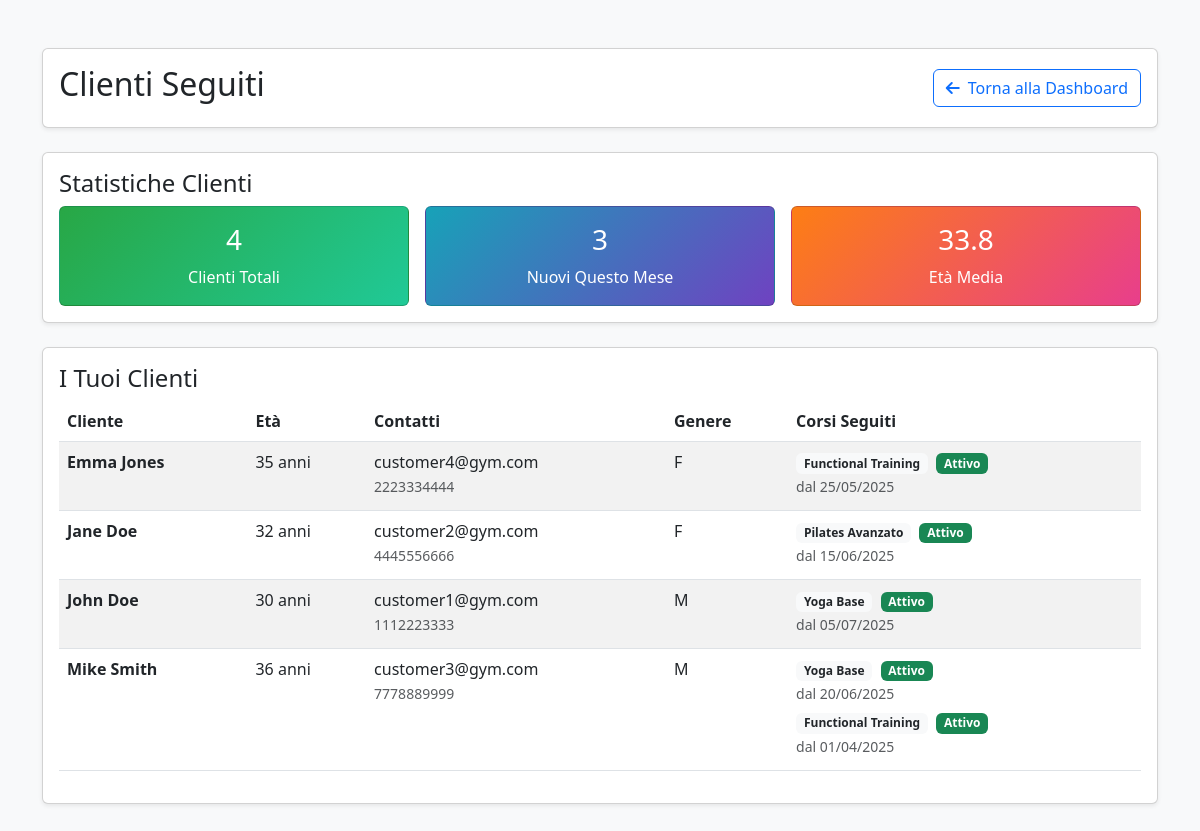
Page /trainer_customers.php (signed in) on the committed database.
### tables this page shows
CREATE TABLE enrollment (
    customerID INT NOT NULL,
    courseID INT NOT NULL,
    enrollmentDate DATE DEFAULT (CURRENT_DATE),
    PRIMARY KEY (customerID, courseID),
    FOREIGN KEY (customerID) REFERENCES USER(userID) ON DELETE CASCADE,
    FOREIGN KEY (courseID) REFERENCES COURSE(courseID) ON DELETE CASCADE
);

CREATE TABLE USER (
    userID INT PRIMARY KEY AUTO_INCREMENT,
    email VARCHAR(255) UNIQUE NOT NULL,
    password VARCHAR(255) NOT NULL,
    userName VARCHAR(100) NOT NULL,
    firstName VARCHAR(100) NOT NULL,
    lastName VARCHAR(100) NOT NULL,
    birthDate DATE,
    gender ENUM('M', 'F', 'Other'),
    phoneNumber VARCHAR(20),
    role ENUM('customer', 'trainer', 'admin') DEFAULT 'customer',
    specialization VARCHAR(255),
    availability TEXT,
    createdAt TIMESTAMP DEFAULT CURRENT_TIMESTAMP
);

CREATE TABLE COURSE (
    courseID INT PRIMARY KEY AUTO_INCREMENT,
    name VARCHAR(255) NOT NULL,
    description TEXT,
    maxParticipants INT DEFAULT 20,
    startDate DATE,
    finishDate DATE
);

### trainer_customers.php (the view, shortened to what this page needs)
<?php
require_once 'config.php';
$trainerID = $_SESSION['userID'];
$stmt = $conn->prepare("
    SELECT DISTINCT u.userID, u.firstName, u.lastName, u.email, u.phoneNumber, u.birthDate, u.gender,
           e.enrollmentDate, c.name as course_name, c.courseID, c.finishDate
    FROM USER u
    JOIN enrollment e ON u.userID = e.customerID
    JOIN COURSE c ON e.courseID = c.courseID
    JOIN teaching t ON c.courseID = t.courseID
    WHERE t.trainerID = ? AND u.role = 'customer'
    ORDER BY u.firstName, u.lastName, e.enrollmentDate DESC
");
$stmt->bind_param('i', $trainerID);
$stmt->execute();
$customers = $stmt->get_result()->fetch_all(MYSQLI_ASSOC);
$groupedCustomers = [];
foreach ($customers as $customer) {
    $customerID = $customer['userID'];
    if (!isset($groupedCustomers[$customerID])) {
        $groupedCustomers[$customerID] = [
            'info' => $customer,
            'courses' => []
        ];
    }
    $today = new DateTime();
    $finishDate = new DateTime($customer['finishDate']);
    if ($finishDate >= $today) {
        $status = 'active';
    } else {
        $status = 'completed';
    }
    $groupedCustomers[$customerID]['courses'][] = [
        'courseID' => $customer['courseID'],
        'name' => $customer['course_name'],
        'enrollmentDate' => $customer['enrollmentDate'],
        'status' => $status
    ];
}
function calcAge($birthDate) {
    try {
        $birth = new DateTime($birthDate);
        $now = new DateTime();
        return $now->diff($birth)->y;
    } catch (Exception $e) {
        return 'N/A';
    }
}
function getTrainerCustomerStats($conn, $trainerID) {
    $stmt = $conn->prepare("
        SELECT COUNT(DISTINCT e.customerID) as total
        FROM enrollment e
        JOIN COURSE c ON e.courseID = c.courseID
        JOIN teaching t ON c.courseID = t.courseID
        WHERE t.trainerID = ? AND c.finishDate >= CURDATE()
    ");
    $stmt->bind_param('i', $trainerID);
    $stmt->execute();
    $totalCustomers = $stmt->get_result()->fetch_assoc()['total'];
    $stmt = $conn->prepare("
        SELECT COUNT(DISTINCT e.customerID) as active
        FROM enrollment e
        JOIN COURSE c ON e.courseID = c.courseID
        JOIN teaching t ON c.courseID = t.courseID
        WHERE t.trainerID = ?
        AND c.finishDate >= CURDATE()
        AND e.enrollmentDate >= DATE_SUB(CURDATE(), INTERVAL 30 DAY)
    ");
    $stmt->bind_param('i', $trainerID);
    $stmt->execute();
    $activeThisMonth = $stmt->get_result()->fetch_assoc()['active'];
    $stmt = $conn->prepare("
        SELECT u.birthDate
        FROM USER u
        JOIN enrollment e ON u.userID = e.customerID
        JOIN COURSE c ON e.courseID = c.courseID
        JOIN teaching t ON c.courseID = t.courseID
        WHERE t.trainerID = ? AND u.birthDate IS NOT NULL AND c.finishDate >= CURDATE()
    ");
    $stmt->bind_param('i', $trainerID);
    $stmt->execute();
    $result = $stmt->get_result();
    $ages = [];
    while ($row = $result->fetch_assoc()) {
        $age = calcAge($row['birthDate']);
        if (is_numeric($age)) {
            $ages[] = $age;
        }
    }
    $avgAge = !empty($ages) ? round(array_sum($ages) / count($ages), 1) : 0;
    return [
        'total' => $totalCustomers,
        'activeThisMonth' => $activeThisMonth,
        'avgAge' => $avgAge
    ];
}
$stats = getTrainerCustomerStats($conn, $trainerID);
?>
<!DOCTYPE html>
<html lang="it">
<head>
    <link href="https://cdnjs.cloudflare.com/ajax/libs/bootstrap/5.3.0/css/bootstrap.min.css" rel="stylesheet" />
    <link href="https://cdnjs.cloudflare.com/ajax/libs/font-awesome/6.0.0/css/all.min.css" rel="stylesheet" />
</head>
<body class="bg-light">
<div class="container py-5">
    <div class="card shadow-sm mb-4">
        <div class="card-body">
            <div class="d-flex justify-content-between align-items-center">
                <div>
                    <h2>Clienti Seguiti</h2>
                </div>
                <a href="dashboard.php" class="btn btn-outline-primary">
                    <i class="fas fa-arrow-left me-2"></i>Torna alla Dashboard
                </a>
            </div>
        </div>
    </div>
    <div class="card mb-4 shadow-sm">
        <div class="card-body">
            <h4>Statistiche Clienti</h4>
            <div class="row g-3">
                <div class="col-md-4">
                    <div class="card text-white h-100" style="background: linear-gradient(135deg, #28a745 0%, #20c997 100%);">
                        <div class="card-body text-center d-flex flex-column justify-content-center">
                            <h3><?= $stats['total'] ?></h3>
                            <p class="mb-0">Clienti Totali</p>
                        </div>
                    </div>
                </div>
                <div class="col-md-4">
                    <div class="card text-white h-100" style="background: linear-gradient(135deg, #17a2b8 0%, #6f42c1 100%);">
                        <div class="card-body text-center d-flex flex-column justify-content-center">
                            <h3><?= $stats['activeThisMonth'] ?></h3>
                            <p class="mb-0">Nuovi Questo Mese</p>
                        </div>
                    </div>
                </div>
                <div class="col-md-4">
                    <div class="card text-white h-100" style="background: linear-gradient(135deg, #fd7e14 0%, #e83e8c 100%);">
                        <div class="card-body text-center d-flex flex-column justify-content-center">
                            <h3><?= $stats['avgAge'] ?></h3>
                            <p class="mb-0">Età Media</p>
                        </div>
                    </div>
                </div>
            </div>
        </div>
    </div>
    <div class="card shadow-sm mb-4">
        <div class="card-body">
            <h4>I Tuoi Clienti</h4>
            <?php if (!empty($groupedCustomers)): ?>
                <div class="table-responsive">
                    <table class="table table-striped">
                        <thead>
                            <tr>
                                <th>Cliente</th>
                                <th>Età</th>
                                <th>Contatti</th>
                                <th>Genere</th>
                                <th>Corsi Seguiti</th>
                            </tr>
                        </thead>
                        <tbody>
                            <?php foreach ($groupedCustomers as $customerData):
                                $customer = $customerData['info'];
                                $courses = $customerData['courses'];
                            ?>
                            <tr>
                                <td>
                                    <strong><?= htmlspecialchars($customer['firstName'] . ' ' . $customer['lastName']) ?></strong>
                                </td>
                                <td><?= calcAge($customer['birthDate']) ?> anni</td>
                                <td>
                                    <div><?= htmlspecialchars($customer['email']) ?></div>
                                    <?php if ($customer['phoneNumber']): ?>
                                        <small class="text-muted"><?= htmlspecialchars($customer['phoneNumber']) ?></small>
                                    <?php endif; ?>
                                </td>
                                <td><?= htmlspecialchars($customer['gender']) ?></td>
                                <td>
                                    <?php foreach ($courses as $course): ?>
                                        <div class="mb-1">
                                            <span class="badge bg-light text-dark me-1">
                                                <?= htmlspecialchars($course['name']) ?>
                                            </span>
                                            <span class="badge bg-<?= $course['status'] === 'active' ? 'success' : 'secondary' ?> me-1">
                                                <?= $course['status'] === 'active' ? 'Attivo' : 'Completato' ?>
                                            </span>
                                            <br><small class="text-muted">dal <?= date('d/m/Y', strtotime($course['enrollmentDate'])) ?></small>
                                        </div>
                                    <?php endforeach; ?>
                                </td>
                            </tr>
                            <?php endforeach; ?>
                        </tbody>
                    </table>
                </div>
            <?php endif; ?>
        </div>
    </div>
</div>
</body>
</html>

### rows in the picture
enrollment: customerID.lastName "Emma Jones", customerID.birthDate "35", customerID.email "customer4@gym.com", customerID.phoneNumber "2223334444", customerID.gender "F", courseID.name "Functional Training", enrollmentDate "25/05/2025"
enrollment: customerID.lastName "Jane Doe", customerID.birthDate "32", customerID.email "customer2@gym.com", customerID.phoneNumber "4445556666", customerID.gender "F", courseID.name "Pilates Avanzato", enrollmentDate "15/06/2025"
enrollment: customerID.lastName "John Doe", customerID.birthDate "30", customerID.email "customer1@gym.com", customerID.phoneNumber "1112223333", customerID.gender "M", courseID.name "Yoga Base", enrollmentDate "05/07/2025"
enrollment: customerID.lastName "Mike Smith", customerID.birthDate "36", customerID.email "customer3@gym.com", customerID.phoneNumber "7778889999", customerID.gender "M", courseID.name "Yoga Base", enrollmentDate "20/06/2025"
enrollment: courseID.name "Functional Training", enrollmentDate "01/04/2025"

### other values in the picture
$stats['total'] "4"
$stats['activeThisMonth'] "3"
$stats['avgAge'] "33.8"
